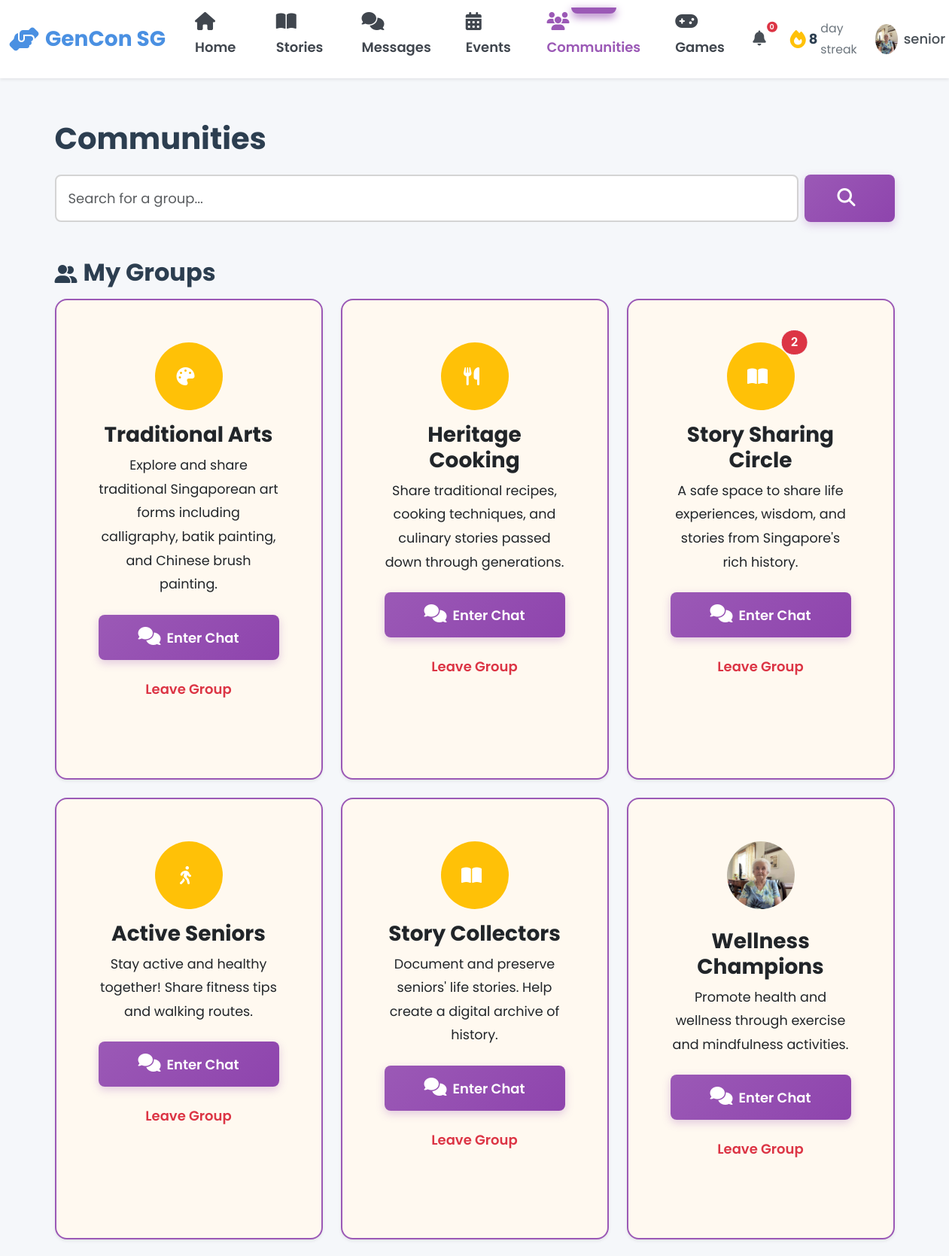
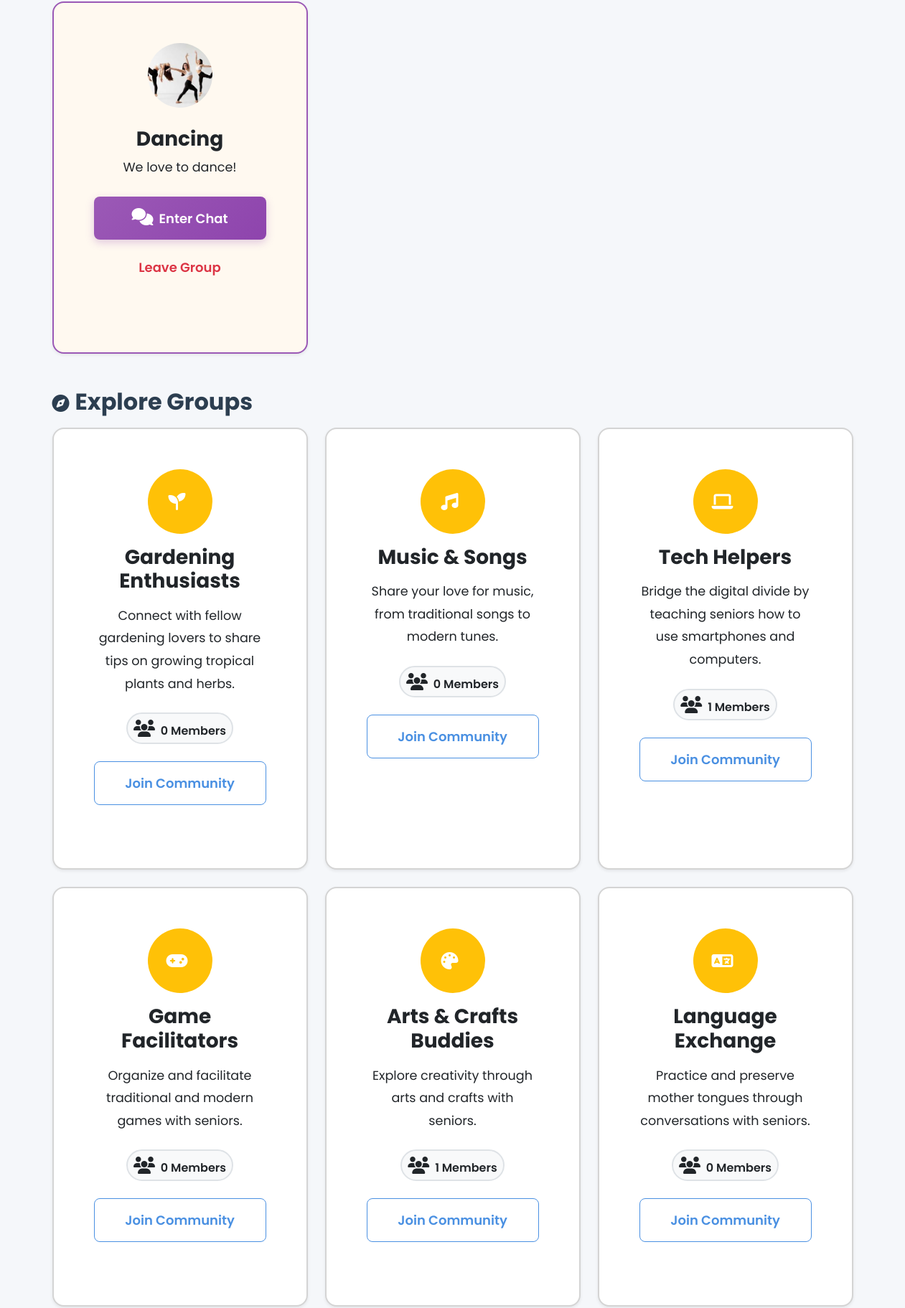
Page /senior/communities (signed in, upper part) on the committed database (2 pictures, top to bottom).
### models.py (models this page shows, shortened)
class Community(db.Model):
    __tablename__ = 'communities'
    id = db.Column(db.Integer, primary_key=True)
    name = db.Column(db.String(100), nullable=False, unique=True)
    type = db.Column(db.String(20), nullable=False)  # Story, Hobby, Learning
    description = db.Column(db.Text)
    rules = db.Column(db.Text)
    icon = db.Column(db.String(50), default='fas fa-users')
    banner_class = db.Column(db.String(50), default='default')
    tags = db.Column(db.String(255))  # Comma separated tags
    photo_url = db.Column(db.String(255))
    member_count = db.Column(db.Integer, default=0)
    created_by = db.Column(db.Integer, db.ForeignKey('users.id'), nullable=False)
    created_at = db.Column(db.DateTime, default=datetime.utcnow, nullable=False)
    creator = db.relationship('User')
    members = db.relationship('CommunityMember', back_populates='community',
                             lazy='dynamic', cascade='all, delete-orphan')
    posts = db.relationship('CommunityPost', back_populates='community',
                           lazy='dynamic', cascade='all, delete-orphan')

### blueprints/senior.py (the view)
@senior_bp.route('/communities')
@login_required
def communities():
    search_query = request.args.get('q', '')
    user_id = session['user_id']
    query = Community.query
    if search_query:
        query = query.filter(Community.name.ilike(f'%{search_query}%') |
                             Community.description.ilike(f'%{search_query}%'))
    all_communities = query.all()
    my_communities = []
    other_communities = []
    for comm in all_communities:
        member = CommunityMember.query.filter_by(community_id=comm.id, user_id=user_id).first()
        comm.is_joined = member is not None
        comm.post_count = comm.posts.count()
        if comm.is_joined:
            last_viewed = member.last_viewed_at or member.joined_at
            unread = CommunityPost.query.filter(
                CommunityPost.community_id == comm.id,
                CommunityPost.created_at > last_viewed
            ).count()
            comm.unread_count = unread
            my_communities.append(comm)
        else:
            other_communities.append(comm)
    return render_template('senior/communities.html',
                         my_communities=my_communities,
                         other_communities=other_communities,
                         search_query=search_query)

### app.py (called while the page is built)
@app.context_processor
def inject_user():
    user_streak = 0
    if 'user_id' in session:
        from models import Streak
        streak = Streak.query.filter_by(user_id=session['user_id']).first()
        if streak:
            user_streak = streak.current_streak
    return dict(session=session, user_streak=user_streak)

@app.after_request
def add_security_headers(response):
    csp = (
        "default-src 'self'; "
        "script-src 'self' 'unsafe-inline' 'unsafe-eval' blob: https://cdn.jsdelivr.net https://cdnjs.cloudflare.com; "
        "style-src 'self' 'unsafe-inline' https://cdn.jsdelivr.net https://cdnjs.cloudflare.com https://fonts.googleapis.com; "
        "font-src 'self' https://cdnjs.cloudflare.com https://fonts.gstatic.com; "
        "img-src 'self' data: blob: https:; "
        "connect-src 'self' ws: wss: https://cdn.jsdelivr.net https://cdnjs.cloudflare.com; "
        "worker-src 'self' blob:;"
    )
    response.headers['Content-Security-Policy'] = csp
    return response

@app.template_filter('fix_pfp')
def fix_pfp_filter(path):
    if not path:
        return 'images/default-avatar.png'
    if path.startswith('images/'):
        return path
    if path.startswith('http'):
        return path
    return f'images/{path}'

### blueprints/senior.py (called while the page is built)
def login_required(f):
    @wraps(f)
    def decorated_function(*args, **kwargs):
        if 'user_id' not in session:
            flash('Please login to access this page', 'warning')
            return redirect(url_for('auth.login', role='senior'))
        if session.get('role') != 'senior':
            flash('Access denied. Senior account required.', 'danger')
            return redirect(url_for('index'))
        return f(*args, **kwargs)
    return decorated_function

### templates/senior/communities.html (shortened to what this page needs)
{% extends "base.html" %}
{% block body_class %}senior-dashboard{% endblock %}
{% block content %}
<div class="container py-4">
    <h1 class="mb-4" style="color: var(--senior-text);">Communities</h1>
    <div class="mb-5">
        <form action="{{ url_for('senior.communities') }}" method="GET" class="d-flex gap-2">
            <input type="text" name="q" class="form-control form-control-lg border-2" style="border-color: var(--senior-border);" placeholder="Search for a group..." value="{{ search_query }}">
            <button type="submit" class="btn btn-primary btn-lg px-4"><i class="fas fa-search"></i></button>
        </form>
    </div>
    {% if my_communities %}
    <h2 class="mb-3" style="color: var(--senior-text);"><i class="fas fa-user-group me-2"></i>My Groups</h2>
    <div class="row g-4 mb-5">
        {% for community in my_communities %}
        <div class="col-md-6 col-lg-4">
            <div class="card h-100 shadow-sm border-2" style="border-color: var(--senior-primary); background-color: #FFF9F0;">
                <div class="card-body text-center p-4">
                    <div class="position-relative d-inline-block">
                        {% if community.photo_url %}
                        <img src="{{ url_for('static', filename=community.photo_url) }}" alt="{{ community.name }}" class="rounded-circle mb-3" style="width: 90px; height: 90px; object-fit: cover;">
                        {% else %}
                        <div class="rounded-circle bg-warning text-white d-inline-flex align-items-center justify-content-center mb-3" style="width: 90px; height: 90px; font-size: 2.5rem;">
                            <i class="{{ community.icon }}"></i>
                        </div>
                        {% endif %}
                        {% if community.unread_count > 0 %}
                        <span class="position-absolute top-0 start-100 translate-middle badge rounded-pill bg-danger border border-light" style="font-size: 1rem; padding: 0.5em 0.8em;">
                            {{ community.unread_count }}
                        </span>
                        {% endif %}
                    </div>
                    <h3 class="card-title mb-2">{{ community.name }}</h3>
                    <p class="card-text mb-4" style="font-size: 1.1rem;">{{ community.description }}</p>
                    <div class="d-grid gap-2">
                        <a href="{{ url_for('senior.view_community', community_id=community.id) }}" class="btn btn-primary btn-lg">
                            <i class="fas fa-comments me-2"></i>Enter Chat
                        </a>
                        <button onclick="toggleJoin({{ community.id }})" class="btn btn-outline-danger">
                            Leave Group
                        </button>
                    </div>
                </div>
            </div>
        </div>
        {% endfor %}
    </div>
    {% endif %}
    <h2 class="mb-3" style="color: var(--senior-text);"><i class="fas fa-compass me-2"></i>Explore Groups</h2>
    <div class="row g-4">
        {% for community in other_communities %}
        <div class="col-md-6 col-lg-4">
            <div class="card h-100 shadow-sm border-2" style="border-color: var(--senior-border);">
                <div class="card-body text-center p-4">
                    {% if community.photo_url %}
                    <img src="{{ url_for('static', filename=community.photo_url) }}" alt="{{ community.name }}" class="rounded-circle mb-3" style="width: 90px; height: 90px; object-fit: cover;">
                    {% else %}
                    <div class="rounded-circle bg-warning text-white d-inline-flex align-items-center justify-content-center mb-3" style="width: 90px; height: 90px; font-size: 2.5rem;">
                        <i class="{{ community.icon }}"></i>
                    </div>
                    {% endif %}
                    <h3 class="card-title mb-3">{{ community.name }}</h3>
                    <p class="card-text mb-4" style="font-size: 1.1rem;">{{ community.description }}</p>
                    <div class="d-flex justify-content-center gap-3 mb-4">
                        <span class="badge bg-light text-dark border border-2 p-2" style="font-size: 1rem;">
                            <i class="fas fa-users me-1"></i> {{ community.member_count }} Members
                        </span>
                    </div>
                    <div class="d-grid gap-3">
                        <button onclick="toggleJoin({{ community.id }})" class="btn btn-outline-primary btn-lg">
                            Join Community
                        </button>
                    </div>
                </div>
            </div>
        </div>
        {% endfor %}
    </div>
</div>
{% endblock %}

### static/css/main.css (style rules this page uses)
:root { --primary-color: #4A90E2; --primary-hover: #357ABD; --secondary-color: #7B68EE; --success-color: #28A745; --warning-color: #FFC107; --danger-color: #DC3545; --info-color: #17A2B8; --senior-primary: #E67E22; --senior-secondary: #2ECC71; --senior-accent: #F39C12; --youth-primary: #9B59B6; --youth-secondary: #3498DB; --youth-accent: #E74C3C; --admin-primary: #34495E; --admin-secondary: #16A085; --admin-accent: #E67E22; --white: #FFFFFF; --black: #000000; --gray-100: #F8F9FA; --gray-200: #E9ECEF; --gray-300: #DEE2E6; --gray-400: #CED4DA; --gray-500: #ADB5BD; --gray-600: #6C757D; --gray-700: #495057; --gray-800: #343A40; --gray-900: #212529; --font-family: 'Poppins', -apple-system, BlinkMacSystemFont, 'Segoe UI', sans-serif; --font-size-base: 16px; --font-size-sm: 14px; --font-size-lg: 18px; --font-size-xl: 20px; --font-size-xxl: 24px; --font-weight-light: 300; --font-weight-normal: 400; --font-weight-medium: 500; --font-weight-semibold: 600; --font-weight-bold: 700; --spacing-xs: 0.25rem; --spacing-sm: 0.5rem; --spacing-md: 1rem; --spacing-lg: 1.5rem; --spacing-xl: 2rem; --spacing-xxl: 3rem; --border-radius-sm: 0.25rem; --border-radius-md: 0.5rem; --border-radius-lg: 1rem; --border-radius-xl: 1.5rem; --border-radius-pill: 50rem; --shadow-sm: 0 1px 2px rgba(0, 0, 0, 0.05); --shadow-md: 0 4px 6px rgba(0, 0, 0, 0.1); --shadow-lg: 0 10px 15px rgba(0, 0, 0, 0.15); --shadow-xl: 0 20px 25px rgba(0, 0, 0, 0.2); --transition-fast: 150ms ease-in-out; --transition-base: 300ms ease-in-out; --transition-slow: 500ms ease-in-out; --z-dropdown: 1000; --z-sticky: 1020; --z-fixed: 1030; --z-modal-backdrop: 1040; --z-modal: 1050; --z-popover: 1060; --z-tooltip: 1070; }
* { margin: 0; padding: 0; box-sizing: border-box; }
a { text-decoration: none; color: inherit; transition: color var(--transition-fast); }
img { max-width: 100%; height: auto; display: block; }
body { font-family: var(--font-family); font-size: var(--font-size-base); font-weight: var(--font-weight-normal); line-height: 1.6; color: var(--gray-900); background-color: var(--gray-100); overflow-x: hidden; }
h1, h2, h3, h4, h5, h6 { font-weight: var(--font-weight-bold); line-height: 1.2; margin-bottom: var(--spacing-md); color: var(--gray-900); }
h1 { font-size: 2.5rem; }
h2 { font-size: 2rem; }
h3 { font-size: 1.75rem; }
p { margin-bottom: var(--spacing-md); }
.btn { display: inline-block; font-weight: var(--font-weight-medium); text-align: center; white-space: nowrap; vertical-align: middle; user-select: none; border: 1px solid transparent; padding: 0.625rem 1.25rem; font-size: var(--font-size-base); line-height: 1.5; border-radius: var(--border-radius-md); transition: all var(--transition-base); cursor: pointer; }
.btn-primary { background-color: var(--primary-color); color: var(--white); border-color: var(--primary-color); }
.btn-outline-primary { color: var(--primary-color); border-color: var(--primary-color); background-color: transparent; }
.btn-lg { padding: 0.875rem 1.75rem; font-size: var(--font-size-lg); }
.card { background-color: var(--white); border-radius: var(--border-radius-lg); box-shadow: var(--shadow-md); padding: var(--spacing-lg); margin-bottom: var(--spacing-lg); transition: all var(--transition-base); }
.card-body { padding: var(--spacing-md) 0; }
.form-control { display: block; width: 100%; padding: 0.625rem 0.875rem; font-size: var(--font-size-base); font-weight: var(--font-weight-normal); line-height: 1.5; color: var(--gray-900); background-color: var(--white); border: 1px solid var(--gray-300); border-radius: var(--border-radius-md); transition: border-color var(--transition-fast); }
.badge { display: inline-block; padding: 0.25rem 0.75rem; font-size: 0.875rem; font-weight: var(--font-weight-semibold); line-height: 1; text-align: center; white-space: nowrap; vertical-align: baseline; border-radius: var(--border-radius-pill); }
.mb-2 { margin-bottom: var(--spacing-sm); }
.mb-3 { margin-bottom: var(--spacing-md); }
.mb-4 { margin-bottom: var(--spacing-lg); }
.mb-5 { margin-bottom: var(--spacing-xl); }
.p-2 { padding: var(--spacing-sm); }
.p-4 { padding: var(--spacing-lg); }
.d-flex { display: flex; }
.d-grid { display: grid; }
.justify-content-center { justify-content: center; }
.align-items-center { align-items: center; }
.gap-2 { gap: var(--spacing-sm); }
.gap-3 { gap: var(--spacing-md); }
.text-center { text-align: center; }
.rounded-circle { border-radius: 50%; }
.shadow-sm { box-shadow: var(--shadow-sm); }

### rows in the picture
Community: name "Traditional Arts", description "Explore and share traditional Singaporean art forms including calligraphy, batik painting, and Chinese brush painting."
Community: name "Heritage Cooking", description "Share traditional recipes, cooking techniques, and culinary stories passed down through generations."
Community: unread_count "2", name "Story Sharing Circle", description "A safe space to share life experiences, wisdom, and stories from Singapore's rich history."
Community: name "Active Seniors", description "Stay active and healthy together! Share fitness tips and walking routes."
Community: name "Story Collectors", description "Document and preserve seniors' life stories. Help create a digital archive of history."
Community: photo_url (picture), name "Wellness Champions", description "Promote health and wellness through exercise and mindfulness activities."
Community: photo_url (picture), name "Dancing", description "We love to dance!"
Community: name "Gardening Enthusiasts", description "Connect with fellow gardening lovers to share tips on growing tropical plants and herbs.", member_count "0"
Community: name "Music & Songs", description "Share your love for music, from traditional songs to modern tunes.", member_count "0"
Community: name "Tech Helpers", description "Bridge the digital divide by teaching seniors how to use smartphones and computers.", member_count "1"
Community: name "Game Facilitators", description "Organize and facilitate traditional and modern games with seniors.", member_count "0"
Community: name "Arts & Crafts Buddies", description "Explore creativity through arts and crafts with seniors.", member_count "1"
Community: name "Language Exchange", description "Practice and preserve mother tongues through conversations with seniors.", member_count "0"

### other values in the picture
{{ user_streak|default(0) }} "8"
{{ session.username }} "senior"
